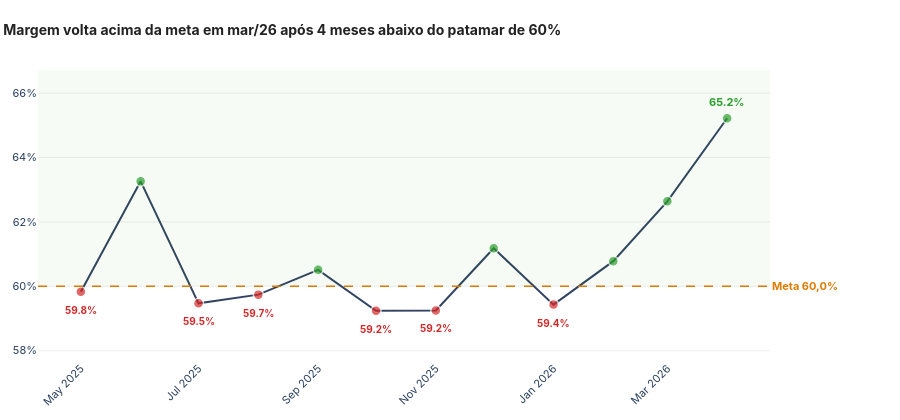

Notebook code cell kept with this figure:
### Markdown cell above
### 7. Visualização de Margem ao Longo do Tempo

Este bloco gera um gráfico de linha interativo usando Plotly para mostrar a evolução da margem ao longo do tempo, com uma linha de meta e destaque para os meses abaixo desse patamar.

### Code cell
import plotly.graph_objects as go
import plotly.io as pio

pio.templates.default = "plotly_white"

META = 60.0

# Cor por ponto: verde acima da meta, vermelho abaixo da meta
marker_colors = [
    "#2CA02C" if v >= META else "#D62728"
    for v in df_table["margem"]
]
marker_sizes = [10] * len(df_table)

fig = go.Figure()

# Banda de meta
fig.add_hrect(
    y0=META, y1=df_table["margem"].max() + 2,
    fillcolor="#2CA02C", opacity=0.04,
    line_width=0,
)

# Série principal
fig.add_trace(go.Scatter(
    x=df_table["year_month"],
    y=df_table["margem"],
    mode="lines+markers",
    line=dict(color="#324461", width=2),
    marker=dict(
        color=marker_colors,
        size=marker_sizes,
        line=dict(color="white", width=1.5),
    ),
    showlegend=False,
    hovertemplate="%{x}<br>Margem: <b>%{y:.1f}%</b><extra></extra>",
))

# Linha de meta
fig.add_hline(
    y=META,
    line=dict(dash="dash", color="#E07B00", width=1.5),
    annotation_text="<b>Meta 60,0%</b>",
    annotation_position="right",
    annotation_font=dict(size=11, color="#E07B00"),
)

# Rótulos apenas nos pontos abaixo da meta
for _, row in df_table.iterrows():
    if row["margem"] < META:
        fig.add_annotation(
            x=row["year_month"],
            y=row["margem"],
            text=f"<b>{row['margem']:.1f}%</b>",
            showarrow=False,
            yshift=-18,
            font=dict(size=10, color="#D62728"),
        )

# Rótulo do último mês
ultimo = df_table.iloc[-1]
fig.add_annotation(
    x=ultimo["year_month"],
    y=ultimo["margem"],
    text=f"<b>{ultimo['margem']:.1f}%</b>",
    showarrow=False,
    yshift=16,
    font=dict(size=11, color="#2CA02C"),
)

fig.update_layout(
    title=dict(
        text="<b>Margem volta a ficar acima da meta em mar/26 após quatro meses abaixo de 60%</b>",
        font=dict(size=14, color="#222222"),
        x=0, xanchor="left",
    ),
    xaxis=dict(showgrid=False, tickangle=-45, tickfont=dict(size=11)),
    yaxis=dict(
        showgrid=True,
        gridcolor="#EEEEEE",
        ticksuffix="%",
        tickfont=dict(size=11),
        range=[df_table["margem"].min() - 1.5, df_table["margem"].max() + 1.5],
    ),
    plot_bgcolor="white",
    paper_bgcolor="white",
    margin=dict(l=20, r=130, t=70, b=60),
    font=dict(family="Inter, Arial, sans-serif"),
    height=420,
)

fig.show(config={"displayModeBar": False})
save_figure(fig, "01_monthly_margin_trend")

### Figure 1 — Plotly figure (JSON) as saved in the notebook; plotly's stock layout.template omitted (floating-point values rounded to 4 significant figures)
{"data": [{"hovertemplate": "%{x}<br>Margem: <b>%{y:.1f}%</b><extra></extra>", "line": {"color": "#324461", "width": 2}, "marker": {"color": ["#D62728", "#2CA02C", "#D62728", "#D62728", "#2CA02C", "#D62728", "#D62728", "#2CA02C", "#D62728", "#2CA02C", "#2CA02C", "#2CA02C"], "line": {"color": "white", "width": 1.5}, "size": [10, 10, 10, 10, 10, 10, 10, 10, 10, 10, 10, 10]}, "mode": "lines+markers", "showlegend": false, "type": "scatter", "x": ["2025-05", "2025-06", "2025-07", "2025-08", "2025-09", "2025-10", "2025-11", "2025-12", "2026-01", "2026-02", "2026-03", "2026-04"], "y": [59.83, 63.26, 59.47, 59.74, 60.51, 59.24, 59.25, 61.18, 59.43, 60.78, 62.64, 65.22]}], "layout": {"annotations": [{"font": {"color": "#E07B00", "size": 11}, "showarrow": false, "text": "<b>Meta 60,0%</b>", "x": 1, "xanchor": "left", "xref": "x domain", "y": 60, "yanchor": "middle", "yref": "y"}, {"font": {"color": "#D62728", "size": 10}, "showarrow": false, "text": "<b>59.8%</b>", "x": "2025-05", "y": 59.83, "yshift": -18}, {"font": {"color": "#D62728", "size": 10}, "showarrow": false, "text": "<b>59.5%</b>", "x": "2025-07", "y": 59.47, "yshift": -18}, {"font": {"color": "#D62728", "size": 10}, "showarrow": false, "text": "<b>59.7%</b>", "x": "2025-08", "y": 59.74, "yshift": -18}, {"font": {"color": "#D62728", "size": 10}, "showarrow": false, "text": "<b>59.2%</b>", "x": "2025-10", "y": 59.24, "yshift": -18}, {"font": {"color": "#D62728", "size": 10}, "showarrow": false, "text": "<b>59.2%</b>", "x": "2025-11", "y": 59.25, "yshift": -18}, {"font": {"color": "#D62728", "size": 10}, "showarrow": false, "text": "<b>59.4%</b>", "x": "2026-01", "y": 59.43, "yshift": -18}, {"font": {"color": "#2CA02C", "size": 11}, "showarrow": false, "text": "<b>65.2%</b>", "x": "2026-04", "y": 65.22, "yshift": 16}], "font": {"family": "Inter, Arial, sans-serif"}, "height": 420, "margin": {"b": 60, "l": 20, "r": 130, "t": 70}, "paper_bgcolor": "white", "plot_bgcolor": "white", "shapes": [{"fillcolor": "#2CA02C", "line": {"width": 0}, "opacity": 0.04, "type": "rect", "x0": 0, "x1": 1, "xref": "x domain", "y0": 60, "y1": 67.22, "yref": "y"}, {"line": {"color": "#E07B00", "dash": "dash", "width": 1.5}, "type": "line", "x0": 0, "x1": 1, "xref": "x domain", "y0": 60, "y1": 60, "yref": "y"}], "title": {"font": {"color": "#222222", "size": 14}, "text": "<b> Margem volta acima da meta em mar/26 após 4 meses abaixo do patamar de 60%</b>", "x": 0, "xanchor": "left"}, "xaxis": {"showgrid": false, "tickangle": -45, "tickfont": {"size": 11}}, "yaxis": {"gridcolor": "#EEEEEE", "range": [57.74, 66.72], "showgrid": true, "tickfont": {"size": 11}, "ticksuffix": "%"}}}
